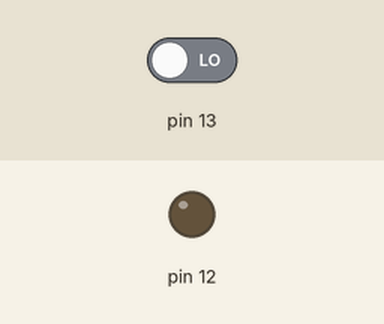
A sketch run on a simulated Arduino Uno, built with avr-gcc and run on an emulated ATmega328P. On the bench: output pins drawn as LEDs (lit = HIGH). The inputs (shaded band) are chosen by the test bench; at power-on: pin 13 LOW.

Above: at 1.2 s.
1.3 s: pin 13 driven HIGH
At 1.9 s:
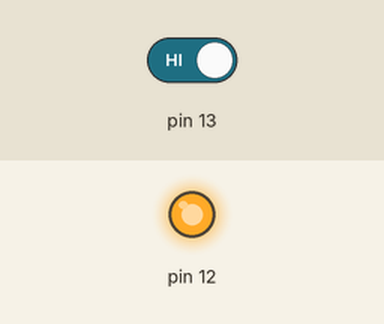
4.3 s: pin 13 driven LOW
At 5.4 s:
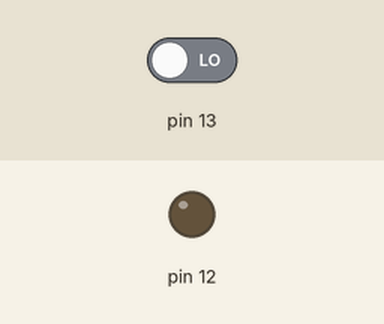
Timing chart, 0 to 7.3 s (numbered marks = the images above; inputs shaded):
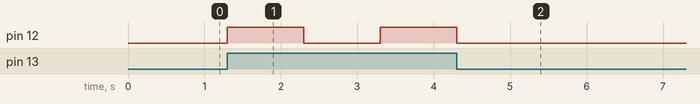

The sketch:

InputExcercise.ino
```cpp
// EXCERCISE
// What do we need to do to run the blink code when BOTH buttons are pressed?

// HINT
// If you want to compare two things, separate them by using &&

// This code runs before code that runs in the loop function below
void setup() {
  // pinMode tells the arduino that the entered pin number (12) is sending data (OUTPUT)
  pinMode(12, OUTPUT);
  // We'll set up the gpio pin the button is connected to (13) for reading data (INPUT)
  pinMode(13, INPUT);
}

// This code runs repeatedly
void loop() {
  int input = digitalRead(13);
  // If the button is pressed, we'll run the blink code from the last example
  if (input == HIGH) {
    //You can write HIGH or LOW to a pin
    digitalWrite(12, HIGH);
    //Pause for a thousand milliseconds (1 second)
    delay(1000);
    // Writing low onto a pin will turn send no current through the pin
    digitalWrite(12, LOW);
    //Pause for another second
    delay(1000);
  } else {
    // If the button is not pressed, we'll turn off the light
    digitalWrite(12, LOW);
  }
}
```

Measured:
- after the input at 1.3 s, pin 12: LOW → HIGH at once, → LOW 1.0 s later, → HIGH 1.0 s later
- after the input at 4.3 s, pin 12: goes on until 4.3 s, then stays LOW
